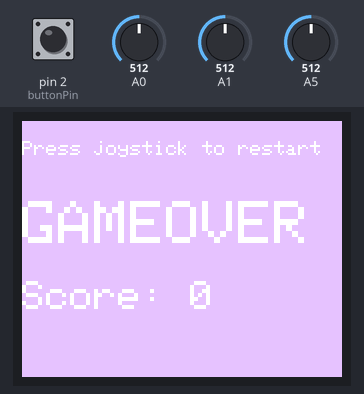
Bench run of a sketch on a simulated Arduino Uno, built with avr-gcc and run on an emulated ATmega328P. Shown: 160×128 colour display. Inputs (shaded band) come from the test bench; at power-on: pin 2 (buttonPin) HIGH, A0 = 512, A1 = 512, A5 = 512. Storage starts empty; random numbers use the default seed unless the sketch sets one; what the sketch prints to the serial monitor is not drawn.

Above: at 1.2 s.
1.3 s: pin 2 (buttonPin) pulled LOW for 1 s
At 3.27 s:
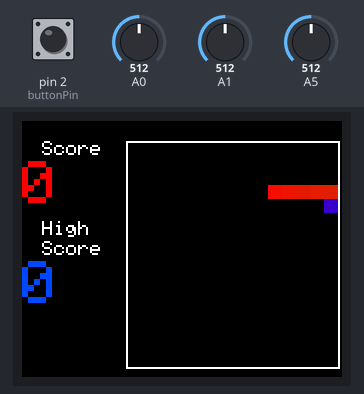
At 5.7 s:
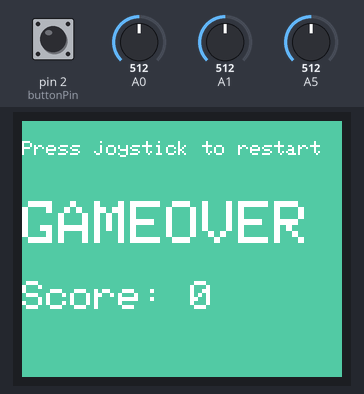
16.5 s: pin 2 (buttonPin) pulled LOW for 1 s
At 19.6 s:
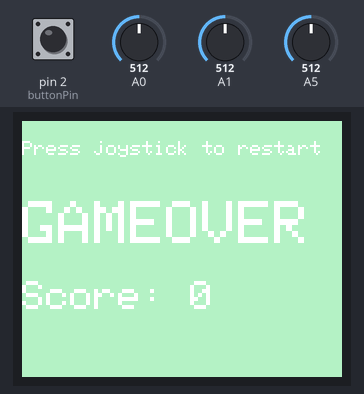
Timing chart, 0 to 21.1 s (numbered marks = the images above; inputs shaded):
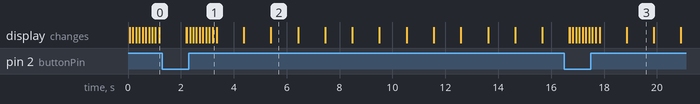

The sketch:

snake.ino
```cpp
/*
Taken stating point in
TFT EtchASketch
http://www.arduino.cc/en/Tutorial/TFTEtchASketch
*/

#include "Arduino.h"
#include <SPI.h>
#include <SD.h>
#include <TFT.h>
#include "adder.h"
#include "direction.h"
#include "board.h"
#include "sdreader.h"
#include "pellet.h"

// SDcard cs
int sdcs = 4;

// Adder length
int adderSize = 5;

int buttonPin = 2;
// int buttonState = 0;

uint8_t highscore;

// Sets if the snake just ate a pellet
bool justAte = false;

// Set if snake dies
bool isDead = false;

// Set to true for autoplaying
bool autoPlay = false;

// Autospeed tells how fast to render the autoplay. 0 == normal, 2 == fast
uint8_t autospeed = 0;

// Pellet properties
Pellet pellet;

// Pellets eaten (aka score)
uint8_t pelletsEaten = 0;

// At which direction the snake is currently moving
Direction currentDirection;

// Declares a SD card reader
SDReader sdReader;

// Declares a board
Board board;

// Declares a snake
Adder adder;

void setup() {
  // Set up joystick button
  pinMode(buttonPin, INPUT_PULLUP);
  // Start serial
  Serial.begin(9600);

  // Init, then read from SD card
  sdReader.init(sdcs);
  highscore = sdReader.readHighscore();

  // Set current direction
  currentDirection = RIGHT;

  // Init board
  board.init();

  // Init adder
  adder.init(adderSize);

  // seed random with noise from analog port #5
  randomSeed(analogRead(5));

  // place a pellet at screen
  placeNewPellet();

  // Set highscore
  board.setHighScore(highscore);
}

// For restarting the game, reset values
void resetup(){
  // Reseed random, because why not?
  randomSeed(analogRead(5));

  // Set direction to right
  currentDirection = RIGHT;

  // Reset pellets eaten
  pelletsEaten = 0;

  // Reinitialize board
  board.init();

  // Set highscore
  board.setHighScore(highscore);

  // Reset snake size
  adderSize = 5;

  // Reinitialize snake
  adder.init(adderSize);

  // Place new pellet
  placeNewPellet();
}

void loop() {
  if(autoPlay){
    // Automove i autoplay is set
    automove();
  } else{
    // Delay a bit to get a
    delay(120);
    int xValue = analogRead(A0);
    int yValue = analogRead(A1);

    // Get next direction based on input
    currentDirection = getDirection(xValue, yValue);
  }

  // Move adder, handles death etc.
  moveAdder(currentDirection);

  // The method name speaks for itself =)
  spawnNewPelletIfSnakeIsEatingIt();

}

// Moves the snake in a direction, (kills the snake if it dies)
void moveAdder(Direction direction){
  if(autospeed == 2 && autoPlay){
    // Clear fast if autospeed is set to fast
    board.clearPointFast(adder.getTailX(), adder.getTailY());
  } else{
    // Clear board
    board.clearPoint(adder.getTailX(), adder.getTailY());
  }

  // Move all parts of body one step
  for(int i = 0; i < adder.getLength() -1; i++){
    adder_body nextBody = adder.getBody(i + 1);
    adder.setBody(i, nextBody);
  }

  // Extract head resources
  uint8_t headX = adder.getHeadX();
  uint8_t headY = adder.getHeadY();

  // Move head in the right direction. Set to dead if out of bounds
  switch(direction){
    case RIGHT:
    headX += 7;
    if (headX > 154) {
      isDead = true;
    }
    break;
    case LEFT:
    if (headX - 7 < 56) {
      isDead = true;
    } else{
      headX -= 7;
    }
    break;
    case UP:
    headY += 7;
    if (headY > 119) {
      isDead = true;
    }
    break;
    case DOWN:
    if (headY - 7 < 14) {
      isDead = true;
    } else{
      headY -= 7;
    }
    break;
  }

  if(adder.isPositionedAt(headX, headY)){
    isDead = true;
  }

  // If snake just ate a pellet, make it bigger
  if(justAte){
      adder.grow();
      justAte = false;
  }

  // Set head to new properties
  adder.setHeadX(headX);
  adder.setHeadY(headY);

  if(autospeed == 2 && autoPlay){
    // Draw head fast if autospeed is set to fast
    board.drawPointFast(adder.getHeadX(), adder.getHeadY());
  } else {
    // Draw new head
    board.drawPoint(adder.getHeadX(), adder.getHeadY());
  }

  // End game if player died or score is maxscore
  if(isDead || pelletsEaten == 223){
    die();
    isDead = false;
  }

}

// Returns next direction
Direction getDirection(int xValue, int yValue){

  if(yValue > 980 && currentDirection != DOWN){
    return UP;
  }

  if(yValue < 44 && currentDirection != UP){
    return DOWN;
  }

  if(xValue > 980 && currentDirection != RIGHT){
    return LEFT;
  }

  if(xValue < 44 && currentDirection != LEFT){
    return RIGHT;
  }

  // Default return old direction
  return currentDirection;
}

// Places a new pellet on a random part of the screen
void placeNewPellet(){
  /* Keep trying new random positions until we get a position that doesn't have
   snake on it */
  do{
    pellet.xPos = random(15) * 7 + 56;
    delay(10);
    pellet.yPos = random(15) * 7 + 14;
  } while(adder.isPositionedAt(pellet.xPos, pellet.yPos));


  if(autospeed == 2 && autoPlay){
    // Draw pellet fast if autospeed is set to fast
    board.drawPelletFast(pellet);
  } else{
    // Draw pellet
    board.drawPellet(pellet);
  }

}

void spawnNewPelletIfSnakeIsEatingIt(){
  /* If adder's position is the same as pellets position, mark as eaten and
  increase score */
  if(adder.getHeadX() == pellet.xPos && adder.getHeadY() == pellet.yPos){
    justAte = true;
    pelletsEaten++;

    placeNewPellet();

    // Play a little beep when eating a pellet
    tone(7, 800, 250);
    board.setScore(pelletsEaten);
  }
}

// Script for auto moving the snake
void automove(){
  if(adder.getHeadX() == 147 && adder.getHeadY() == 119){
    moveAdder(RIGHT);
    spawnNewPelletIfSnakeIsEatingIt();
    for(int i = 0; i < 15; i++){
      moveAdder(DOWN);
      spawnNewPelletIfSnakeIsEatingIt();
    }
    moveAdder(LEFT);
    spawnNewPelletIfSnakeIsEatingIt();
    currentDirection = LEFT;
  }
  else if(adder.getHeadX() == 147){
    moveAdder(UP);
    spawnNewPelletIfSnakeIsEatingIt();
    currentDirection = LEFT;
  }

  else if(adder.getHeadX() == 56){
    moveAdder(UP);
    spawnNewPelletIfSnakeIsEatingIt();
    currentDirection = RIGHT;
  }
}

// Shows the die screen while button is not pressed
void die(){
  bool newHigh = pelletsEaten > highscore;
  if(newHigh){
    sdReader.setHighscore(pelletsEaten);
    highscore = pelletsEaten;
  }
  while(digitalRead(buttonPin)){
    board.winScreen(pelletsEaten, newHigh); // pelletsEaten > highscore
    delay(1000);
  }
  resetup();
}
```

adder.cpp
```cpp
#include "adder.h"

void Adder::init(int p_adderLength){
  adderLength = p_adderLength;
  for(int i = 0; i < getLength(); i++){
    adder[i].xPos = 70 + 7*i;
    adder[i].yPos = 35;
  }
}

// Checks if adder is positioned at (xPos, yPos)
bool Adder::isPositionedAt(int xPos, int yPos){
  for(int i = 0; i < getLength(); i++){
    if(adder[i].xPos == xPos && adder[i].yPos == yPos){
      return true;
    }
  }
  return false;
}

// Make snake 1 unit longer
void Adder::grow(){
  setLength(getLength() + 1);
  for(int i = getLength() - 1; i > 0; i--){
    adder[i].xPos = adder[i-1].xPos;
    adder[i].yPos = adder[i-1].yPos;
  }

}
```

adder.h
```cpp
#ifndef ADDER_H
#define ADDER_H
  #include "Arduino.h"
  struct adder_body{
    uint8_t xPos;
    uint8_t yPos;
  };

  class Adder{
  private:
    int adderLength;
    adder_body adder[225];

  public:
    void init(int adderLength);
    bool isPositionedAt(int xPos, int yPos);
    void grow();

    adder_body getBody(uint8_t pos){
      return adder[pos];
    }

    void setBody(uint8_t pos, adder_body newBody){
      adder[pos] = newBody;
    }

    int getLength(){
      return adderLength;
    }

    void setLength(int newLength){
      adderLength = newLength;
    }

    uint8_t getHeadX(){
      return adder[adderLength - 1].xPos;
    }

    uint8_t getHeadY(){
      return adder[adderLength - 1].yPos;
    }

    uint8_t getTailX(){
      return adder[0].xPos;
    }

    uint8_t getTailY(){
      return adder[0].yPos;
    }

    void setHeadX(uint8_t newHeadX){
      adder[adderLength - 1].xPos = newHeadX;
    }

    void setHeadY(uint8_t newHeadY){
      adder[adderLength - 1].yPos = newHeadY;
    }
  };
#endif
```

board.cpp
```cpp
#include "board.h"
#include "direction.h"

// Pin definition for the Uno
#define cs   10
#define dc   9
#define rst  8

// Strings
#define score_str "Score"
#define high_str "High"
#define uwin_str "GAMEOVER"
#define newHighscore "New highscore!"
#define pressagain_str "Press joystick to restart"

TFT TFTscreen = TFT(cs, dc, rst);

// RGB
uint8_t rgbColour[3];
// RGB to increment and RGB to decrease
uint8_t incColour, decColour;

void Board::init(){
  // Start screen
  TFTscreen.begin();
  // make the background black
  TFTscreen.background(0, 0, 0);

  // Set starting colors
  rgbColour[0] = 255;
  rgbColour[1] = 0;
  rgbColour[2] = 0;

  // Set which color to be incremented and decremented
  decColour = 0;
  incColour = 1;

  TFTscreen.stroke(255, 255, 255);
  // Draw top border left->right
  TFTscreen.line(boardBorderXLeft, boardBorderYTop, boardBorderXRight, boardBorderYTop);
  // Draw right border top->bottom
  TFTscreen.line(boardBorderXLeft, boardBorderYTop, boardBorderXLeft, boardBoarderYBottom);
  // Draw bottom border left->right
  TFTscreen.line(boardBorderXLeft, boardBoarderYBottom, boardBorderXRight, boardBoarderYBottom);
  // Draw left border
  TFTscreen.line(boardBorderXRight, boardBorderYTop, boardBorderXRight, boardBoarderYBottom);

  // Write score
  TFTscreen.setCursor(10, 10);
  TFTscreen.setTextSize(1);
  TFTscreen.print(score_str);
  setScore(0);

  // Write highscore
  TFTscreen.setTextSize(1);
  TFTscreen.stroke(255, 255, 255);
  TFTscreen.setCursor(10, 50);
  TFTscreen.print(high_str);
  TFTscreen.setCursor(10, 60);
  TFTscreen.print(score_str);
}

// Prints score to screen
void Board::setScore(uint8_t score){
  TFTscreen.setTextSize(3);
  TFTscreen.setCursor(0, 20);

  // Write old score as black, which erases it
  if(score != 0){
    TFTscreen.stroke(0, 0, 0);
    TFTscreen.print(score - 1);
  }

  // Write new score in color of snake
  TFTscreen.setCursor(0, 20);
  TFTscreen.stroke(rgbColour[0], rgbColour[1], rgbColour[2]);
  TFTscreen.print(score);

  // Reset cursor size
  TFTscreen.setTextSize(1);
}

// Prints highscore to screen
void Board::setHighScore(uint8_t highscore){
  TFTscreen.stroke(0, 72, 255);
  TFTscreen.setCursor(0, 70);

  TFTscreen.setTextSize(3);
  TFTscreen.print(highscore);

  TFTscreen.setTextSize(1);
}

// Draws a 9X9 point with (xPoint, yPoint) as center
void Board::drawPoint(uint8_t xPoint, uint8_t yPoint){
  // set new stroke
  TFTscreen.stroke(rgbColour[0], rgbColour[1], rgbColour[2]);

  //Draw 9x9 square
  for(int i = -3; i <= 3; i++){
    for(int j = -3; j <= 3; j++){
      TFTscreen.point(((int)xPoint) + i, ((int)yPoint) + j);
    }
  }

  // Set new colors
  updateColors();
}

// Draws snake body as single point(1 pixel)
void Board::drawPointFast(uint8_t xPoint, uint8_t yPoint){
  // Set new stroke
  TFTscreen.stroke(rgbColour[0], rgbColour[1], rgbColour[2]);

  // Draw 9x9 square
  TFTscreen.point(xPoint, yPoint);

  // Set new colors
  updateColors();
}

// Clear (draw black) 9x9 square
void Board::clearPoint(int xPoint, int yPoint){
  TFTscreen.stroke(0, 0, 0);
  for(int i = -3; i <= 3; i++){
    for(int j = -3; j <= 3; j++){
      TFTscreen.point(xPoint + i, yPoint + j);
    }
  }
}

// Clear (draw black) single point (1 pixel)
void Board::clearPointFast(int xPoint, int yPoint){
  TFTscreen.stroke(0, 0, 0);
  TFTscreen.point(xPoint, yPoint);
}

// Draw a 9x9 pellet
void Board::drawPellet(Pellet pellet){
  TFTscreen.stroke(56, 3, 200);
  for(int i = -3; i <= 3; i++){
    for(int j = -3; j <= 3; j++){
      TFTscreen.point(pellet.xPos + i, pellet.yPos + j);
    }
  }
  TFTscreen.stroke(0,0,0);
}

// Draws pellet as only the middle pixel
void Board::drawPelletFast(Pellet pellet){
  TFTscreen.stroke(56, 3, 200);
  TFTscreen.point(pellet.xPos, pellet.yPos);
  TFTscreen.stroke(0,0,0);
}

void Board::winScreen(uint8_t highscore, bool isNewHighscore){
  // Set background color to random
  TFTscreen.background(random(255), random(255), random(255));

  // Print "game over"
  TFTscreen.setTextSize(3);
  TFTscreen.stroke(255, 255, 255);
  TFTscreen.setCursor(0, 40);
  TFTscreen.print(uwin_str);


  // Print "press joystick to restart"
  TFTscreen.setTextSize(1);
  TFTscreen.setCursor(0, 10);
  TFTscreen.print(pressagain_str);

  // Print score
  TFTscreen.setCursor(0, 80);
  TFTscreen.setTextSize(2);
  TFTscreen.print(score_str);
  TFTscreen.print(": ");
  TFTscreen.print(highscore);

  // If score is new highcore, print "new highscore!"
  if(isNewHighscore){
    TFTscreen.setTextSize(1);
    TFTscreen.setCursor(0, 100);
    TFTscreen.print(newHighscore);
  }
}

// Update cycling colors
void Board::updateColors(){
  if(rgbColour[incColour] == 255){
    int temp = incColour;
    incColour = (decColour == 2) ? 0 : decColour + 1;
    decColour = temp;
  }

  rgbColour[decColour] -= 5;
  rgbColour[incColour] += 5;
}
```

board.h
```cpp
#ifndef BOARD_H
#define BOARD_H
  #include "Arduino.h"
  #include <TFT.h>
  #include <SPI.h>
  #include "direction.h"
  #include "pellet.h"

  class Board{
  private:
  // uint8_t boardBorderXLeft = 3;
  uint8_t boardBorderXLeft = 3 + 7*7;
  uint8_t boardBorderXRight = 158; // 22*7 + boardBorderXLeft
  uint8_t boardBorderYTop = 3 + 7;
  uint8_t boardBoarderYBottom = 123; // 16*7 + boardBorderYTop
  public:
    void init();
    void drawPoint(uint8_t xPoint, uint8_t yPoint);
    void drawPointFast(uint8_t xPoint, uint8_t yPoint);
    void clearPoint(int xPoint, int yPoint);
    void clearPointFast(int xPoint, int yPoint);
    void drawPellet(Pellet pellet);
    void drawPelletFast(Pellet pellet);
    void winScreen(uint8_t highscore, bool isNewHighscore);
    void setScore(uint8_t score);
    void setHighScore(uint8_t highscore);

  private:
    void updateColors();
  };
#endif
```

direction.h
```cpp
#ifndef DIRECTION_H
#define DIRECTION_H

enum Direction {
  UP,
  DOWN,
  LEFT,
  RIGHT
};

#endif
```

pellet.h
```cpp
#ifndef PELLET_H
#define PELLET_H
struct Pellet{
  uint8_t xPos;
  uint8_t yPos;
};
#endif
```

sdreader.cpp
```cpp
#include "sdreader.h"

#define highscorefile_str "A.TXT"
#define notsd_str "!sd"
#define sd_str "sd"
#define nofile_str "no file"
#define file_str "file"

// Initialize sd card
void SDReader::init(int cspin){
  if(!SD.begin(cspin)){
    Serial.println(notsd_str);
  } else{
    Serial.println(sd_str);
  }
}

// Reads highscore from SD card
uint8_t SDReader::readHighscore(){
  // Open the file
  highFile = SD.open(highscorefile_str);
  uint8_t high = 0;

  // Readt the first int from file
  if(highFile) {
    Serial.println(file_str);
    if (highFile.available()) {
      high = (uint8_t) highFile.parseInt();
    }
    highFile.close();
  } else{
    Serial.println(nofile_str);
  }

  return high;
}

// Write highscore to file
void SDReader::setHighscore(uint8_t highscore){
  // Remove existing file
  SD.remove(highscorefile_str);
  // Open (create) file again
  highFile = SD.open(highscorefile_str, FILE_WRITE);

  // Write highscore to it
  if(highFile) {
    highFile.println((int)highscore);
    highFile.close();
  } else{
    Serial.println(nofile_str);
  }
}
```

sdreader.h
```cpp
#ifndef SDREADER_H
#define SDREADER_H
#include "Arduino.h"
#include <SPI.h>
#include <SD.h>

class SDReader{
private:
  File highFile;
public:
  void init(int cspin);
  uint8_t readHighscore();
  void setHighscore(uint8_t);
};
#endif
```

Measured:
- what the display in image 2 shows lasts 1.0 s, from 5.4 s to 6.4 s
